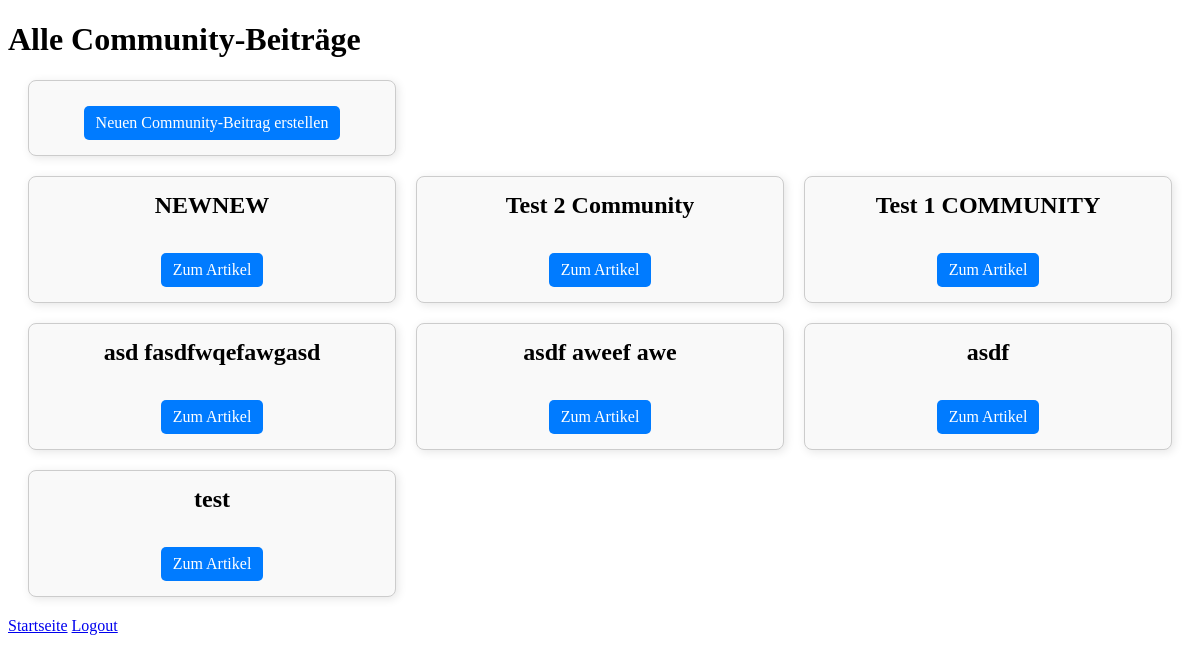
/community/, run on the app's committed database.
### blog/models.py (models this page shows, shortened)
class Article(models.Model):
    title = models.CharField(
        max_length=_TITLE_MAX_LENGTH,
        validators=[
            MinLengthValidator(
                _TITLE_MIN_LENGTH,
                message=f"Titel ist zu kurz (min. {_TITLE_MIN_LENGTH} Zeichen).",
            ),
        ],
    )
    content = models.TextField(
        validators=[
            MinLengthValidator(
                _CONTENT_MIN_LENGTH,
                message=f"Inhalt ist zu kurz (min. {_CONTENT_MIN_LENGTH} Zeichen).",
            ),
            MaxLengthValidator(
                _CONTENT_MAX_LENGTH,
                message=f"Inhalt ist zu lang (max. {_CONTENT_MAX_LENGTH} Zeichen).",
            ),
        ]
    )
    created_at = models.DateTimeField(auto_now_add=True)

### blog/views.py (the view)
# urls.py: path("community/", views.community, name='all_community'),
def community(request):
    articles = Article.objects.all().order_by('-id')
    return render(request, "all_community.html", {"articles": articles})

### blog/templates/all_community.html (shortened to what this page needs)
<!DOCTYPE html>
<html>
<head>
</head>
<body>
    <div class="container">
        <h1>Alle Community-Beiträge</h1>
        <div class="community-grid">
            <div class="community-card">
                <a href="{% url 'add_article' %}" class="btn">Neuen Community-Beitrag erstellen</a>
            </div>
        </div>
        <div class="community-grid">
            {% for article in articles %}
                <div class="community-card">
                    <h3>{{ article.title }}</h3>
                    <a href="{% url 'article_detail' article.pk %}" class="btn">Zum Artikel</a>
                </div>
            {% empty %}
                <p>Keine Community-Beiträge vorhanden.</p>
            {% endfor %}
        </div>
    </div>
    <a href="{% url 'article_list' %}">Startseite</a>
    <a href="{% url 'logout' %}">Logout</a>
</body>
</html>

### blog/templates/all_community.html (style rules this page uses)
.community-grid { display: grid; grid-template-columns: repeat(3, 1fr); gap: 20px; margin: 20px; }
.community-card { border: 1px solid #ccc; padding: 15px; border-radius: 8px; text-align: center; box-shadow: 2px 2px 10px rgba(0, 0, 0, 0.1); background-color: #f9f9f9; }
.community-card h3 { margin-top: 0; font-size: 1.5em; }
.community-card .btn { display: inline-block; margin-top: 10px; padding: 8px 12px; background-color: #007BFF; color: white; text-decoration: none; border-radius: 5px; }

### data on the page
Article: title "NEWNEW"
Article: title "Test 2 Community"
Article: title "Test 1 COMMUNITY"
Article: title "asd fasdfwqefawgasd"
Article: title "asdf aweef awe"
Article: title "asdf"
Article: title "test"
